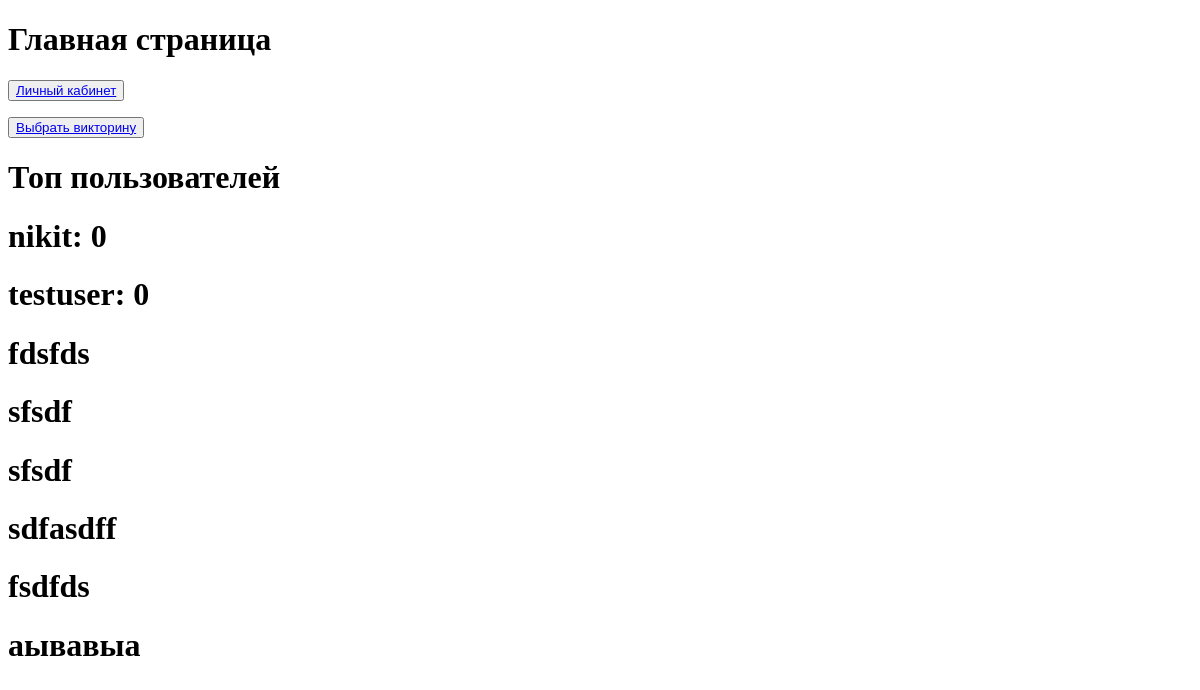
The app's page /quize/ (signed in), older data.
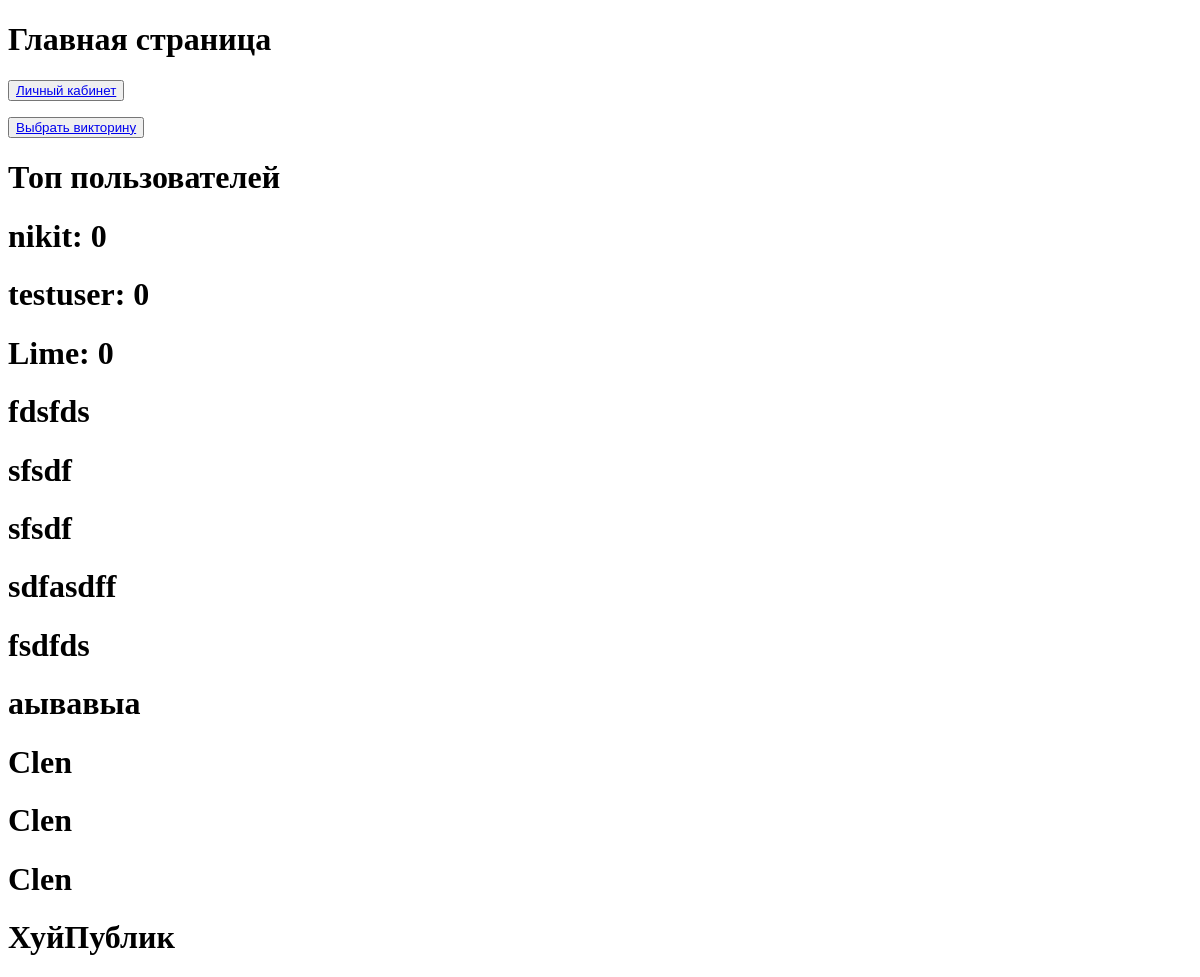
The same page, newer data.
### lkusers/models.py (models this page shows, shortened)
class ContribUsers(models.Model):
    user = models.OneToOneField(User, on_delete=models.CASCADE)
    points = models.IntegerField("Баллы пользователя", default=0)
    class Meta:
        verbose_name = "Пользователь"
        verbose_name_plural = "Пользователи"

### shop/models.py (models this page shows, shortened)
class Quiz(models.Model):
    name_quiz = models.CharField("Название викторины", max_length=200)
    quiz_descriptions = models.CharField("Описание викторины", max_length=800)
    published = models.BooleanField("Публичная?")
    user = models.ForeignKey(User, on_delete=models.CASCADE, blank=True, null=True)
    points = models.IntegerField("Количество баллов", default=0)
    class Meta:
        verbose_name = "Викорина"
        verbose_name_plural = "Викторины"

### main/views.py (the view)
# urls.py: path('quize/', views.show_quiz, name="quiz")
def show_quiz(request):
    if not request.user.is_authenticated:
        rating = ContribUsers.objects.all().order_by('-points')[:3]
        try:
            public = Quiz.objects.filter(published=True)
        except:
            public = []
        content = {"raiting": rating, 'public': public}
        return render(request, 'main/index.html', content)
    else:
        try:
            quizz = Quiz.objects.all()
        except:
            quizz = []
        rating = ContribUsers.objects.all().order_by('-points')[:3]
        content2 = {"raiting": rating, 'quizz': quizz}
        return render(request, "main/index2.html", content2)

### main/templates/main/index2.html (shortened to what this page needs)
<!doctype html>
<html lang="en">
<head>
</head>
<body>
<h1>Главная страница</h1>
<button><a href="lkusers/">Личный кабинет</a></button></p>
<button><a href="streamers/">Выбрать викторину</a></button></p>
<h1>Топ пользователей</h1>
{% for points in raiting %}
<h1>{{ points.user.username }}: {{ points.points }}</h1>
{% endfor %}
{% for j in quizz %}
<h1>{{ j.name_quiz }}</h1>
{% endfor %}
</body>
</html>

Row changes from the older to the newer data that the page shows:
added ContribUsers: user.username "Lime", points "0"
added Quiz: name_quiz "Clen"
added Quiz: name_quiz "Clen"
added Quiz: name_quiz "Clen"
added Quiz: name_quiz "ХуйПублик"
